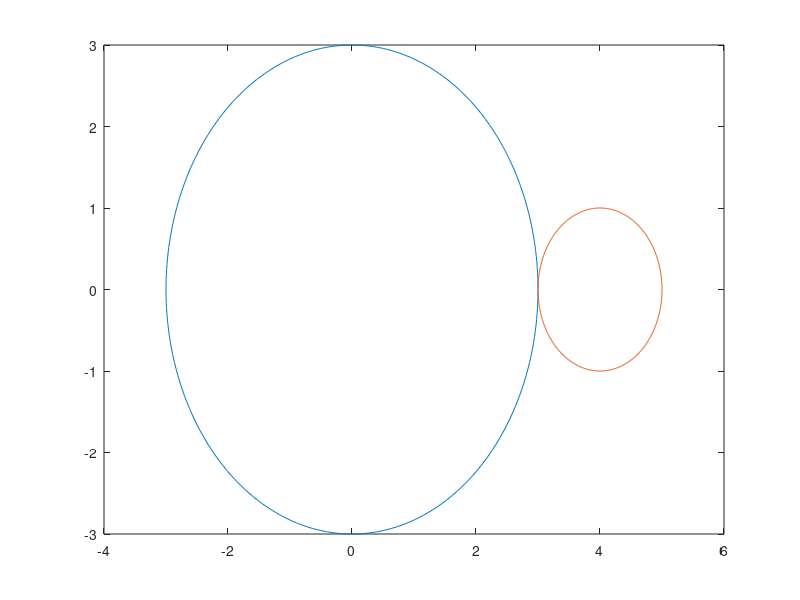

Source code (MATLAB): (Note: this script raises an error after producing the figure.)
theta1 = 0 : 0.01 : 2*pi;
r1 = 3;
x1 = r1*cos(theta1);
y1 = r1*sin(theta1);
r2 = 1;
x2 = r2*cos(theta1);
y2 = r2*sin(theta1);
R = r1 + 2*r2;
plot(x1,y1);
hold on
plot(4+x2,y2);
axis([-r,r,-r,r]);
